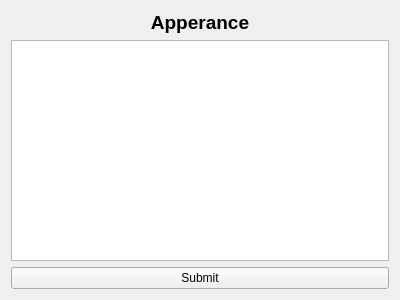
<?xml version="1.0" encoding="UTF-8"?>
<ui version="4.0">
 <class>apperance_form</class>
 <widget class="QWidget" name="apperance_form">
  <property name="geometry">
   <rect>
    <x>0</x>
    <y>0</y>
    <width>400</width>
    <height>300</height>
   </rect>
  </property>
  <property name="windowTitle">
   <string>Form</string>
  </property>
  <layout class="QGridLayout" name="gridLayout">
   <item row="0" column="0">
    <widget class="QLabel" name="label">
     <property name="font">
      <font>
       <pointsize>14</pointsize>
       <weight>75</weight>
       <bold>true</bold>
      </font>
     </property>
     <property name="text">
      <string>Apperance</string>
     </property>
     <property name="alignment">
      <set>Qt::AlignCenter</set>
     </property>
    </widget>
   </item>
   <item row="1" column="0">
    <widget class="QTextEdit" name="apperance_edit"/>
   </item>
   <item row="2" column="0">
    <widget class="QPushButton" name="apperance_submit_button">
     <property name="text">
      <string>Submit</string>
     </property>
    </widget>
   </item>
  </layout>
 </widget>
 <resources/>
 <connections/>
</ui>
